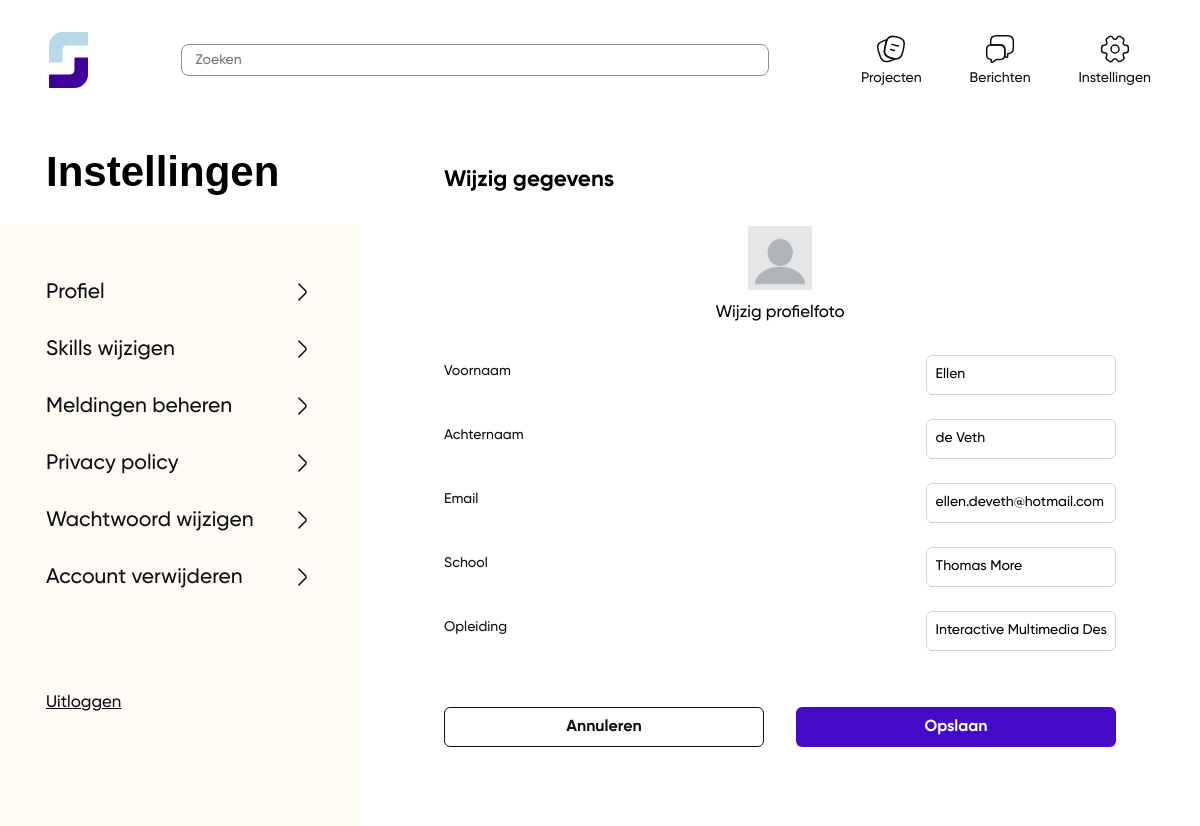
Before: /settings.php (signed in) with the older database file.
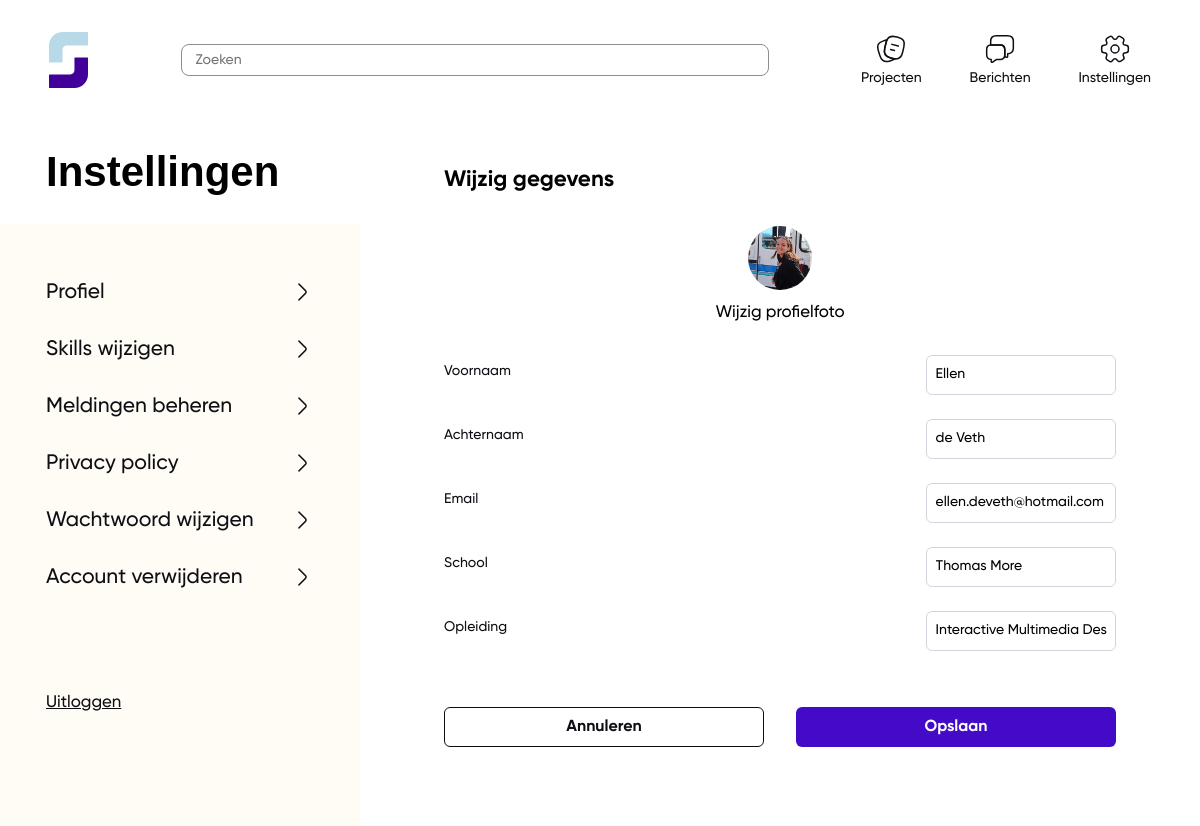
After: the same page with the newer database file.
### tables this page shows
CREATE TABLE `users` (
  `id` int(11) unsigned NOT NULL AUTO_INCREMENT,
  `name` varchar(300) DEFAULT NULL,
  `last_name` varchar(300) DEFAULT NULL,
  `email` varchar(300) DEFAULT NULL,
  `school` varchar(300) DEFAULT NULL,
  `education` varchar(300) DEFAULT NULL,
  `description_vzw` varchar(300) DEFAULT NULL,
  `password` varchar(300) DEFAULT NULL,
  `is_student` tinyint(1) DEFAULT NULL,
  `profile_pic` varchar(300) DEFAULT NULL,
  PRIMARY KEY (`id`)
);

### classes/User.php (called while the page is built, shortened)
<?php
    class User
    {
        public static function getStudentById($id)
        {
            $conn = Db::getInstance();
            $statement = $conn->prepare("SELECT * from users WHERE id = :id AND is_student = 1 ");
            $statement->bindValue(":id", $id);
            $statement->execute();
            $result = $statement->fetch(PDO::FETCH_ASSOC);
            if ($result) {
                return true;
            } else {
                return false;
            }
        }
        public static function getUserDataFromId($id)
        {
            $conn = Db::getInstance();
            $statement = $conn->prepare("SELECT * FROM users WHERE id = :id");
            $statement->bindValue(':id', $id);
            $statement->execute();
            $result = $statement->fetch(PDO::FETCH_ASSOC);
            return $result;
        }
    }

### settings.php (the view, shortened to what the changed rows need)
<?php
    try {
        $sessionId = $_SESSION['id'];
        $userDataFromId = User::getUserDataFromId($sessionId);
        $isStudent = User::getStudentById($_SESSION['id']);
    } catch (\Throwable $e) {
        $error = $e->getMessage();
    }
?><!DOCTYPE html>
<html lang="en">
<head>
    <link rel="stylesheet" href="https://use.typekit.net/hbs6zbg.css">
    <link rel="stylesheet" href="style/style.css">
</head>
<body>
    <div class="settings__container">
        <div class="sidebar__settings">
            <h1 class="header-one">Instellingen</h1>
        </div>
        <div class="settings__active">
            <h2>Wijzig gegevens</h2>
            <form action="" method="post">
                <div class="user__settings">
                    <div class="user__img">
                        <?php if (empty($userDataFromId['profile_pic'])): ?>
                            <img src="profile_pictures/profile-pic.png" alt="profile-pic">
                        <?php else: ?>
                            <img src="profile_pictures/<?php echo $userDataFromId['profile_pic'] ?>" alt="" class="projects__img">
                        <?php endif; ?>
                        <div >
                            <div id="upload-btn" class="upload__btn subtitle-big" name="profilepic" >Wijzig profielfoto </div>
                        </div>
                    </div>
                    <?php if ($isStudent): ?>
                        <div class="form__container">
                            <label class="form__text" for="name">Voornaam</label>
                            <input class="form__input form__input__large" type="text" name="name" value="<?php echo $userDataFromId['name'] ?>">
                        </div>
                        <div class="form__container">
                            <label class="form__text" for="lastname">Achternaam</label>
                            <input class="form__input form__input__large" type="text" name="lastname" value="<?php echo $userDataFromId['last_name'] ?>">
                        </div>
                        <div class="form__container">
                            <label class="form__text" for="email">Email</label>
                            <input class="form__input form__input__large" type="text" name="email" value="<?php echo $userDataFromId['email']; ?>" readonly>
                        </div>
                        <div class="form__container">
                            <label class="form__text" for="school">School</label>
                            <input class="form__input form__input__large" type="text" name="school" value="<?php echo $userDataFromId['school'] ?>">
                        </div>
                        <div class="form__container">
                            <label class="form__text" for="education">Opleiding</label>
                            <input class="form__input form__input__large" type="text" name="education" value="<?php echo $userDataFromId['education'] ?>">
                        </div>
                    <?php endif; ?>
                </div>
            </form>
        </div>
    </div>
</body>
</html>

Changed rows visible on the page:
changed users "Ellen": profile_pic: picture added
